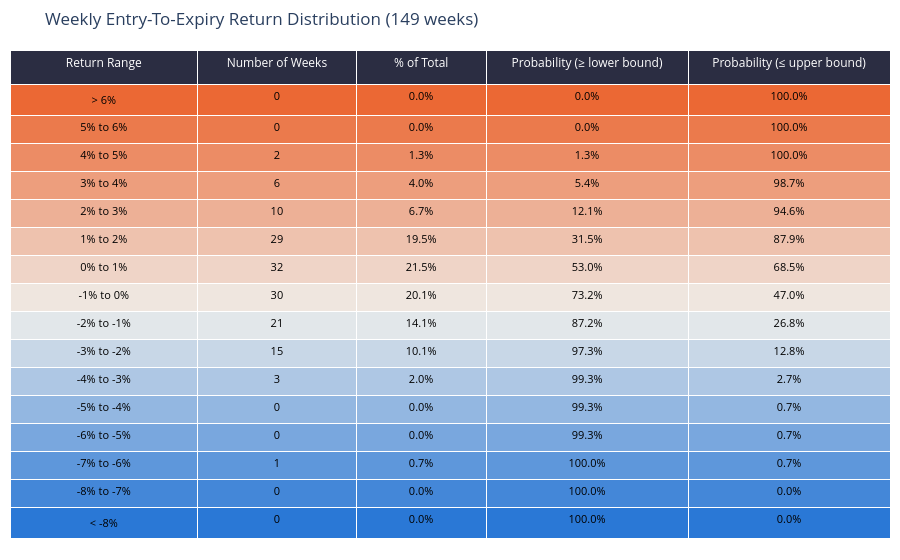

Notebook cell for this chart:
### Markdown cell above
## Return Distribution — Entry-To-Expiry Close Move %

Every weekly `expiry_move_pct` bucketed into 1% return ranges, ordered best to worst, with the probability of landing at or beyond each bound — the same shape as a broker's option-probability table. Colour runs warm for gains, cool for losses, neutral through the middle.

### Code cell
edges = np.arange(LOWER_TAIL, UPPER_TAIL + BIN_WIDTH, BIN_WIDTH)
bin_edges = [-np.inf, *edges, np.inf]

labels = [f"< {LOWER_TAIL:.0f}%"]
labels += [f"{lo:.0f}% to {hi:.0f}%" for lo, hi in zip(edges[:-1], edges[1:])]
labels.append(f"> {UPPER_TAIL:.0f}%")

bucket = pd.cut(moves["expiry_move_pct"], bins=bin_edges, labels=labels, right=False)
dist = bucket.value_counts().reindex(labels[::-1]).rename("periods").to_frame()   # best bucket first

total = int(dist["periods"].sum())
dist["pct_of_total"] = dist["periods"] / total * 100
dist["prob_at_least"] = dist["periods"].cumsum() / total * 100          # P(return >= bucket lower bound)
dist["prob_at_most"] = 100 - dist["prob_at_least"] + dist["pct_of_total"]  # P(return <= bucket upper bound)


def diverging(n: int) -> list[str]:
    """Warm (best) to neutral to cool (worst), matching the up/down poles used throughout."""
    colors = []
    for t in np.linspace(1.0, -1.0, n):
        pole = UP_COLOR if t >= 0 else DOWN_COLOR
        mix = abs(t)
        colors.append("rgb({},{},{})".format(*[int(NEUTRAL[i] + (pole[i] - NEUTRAL[i]) * mix) for i in range(3)]))
    return colors


row_colors = diverging(len(dist))

fig = go.Figure(
    data=[
        go.Table(
            columnwidth=[130, 110, 90, 140, 140],
            header=dict(
                values=[
                    "Return Range", "Number of Weeks", "% of Total",
                    "Probability (≥ lower bound)", "Probability (≤ upper bound)",
                ],
                fill_color=HEADER_FILL,
                font=dict(color="white", size=12),
                align="center",
                height=34,
            ),
            cells=dict(
                values=[
                    dist.index,
                    dist["periods"],
                    dist["pct_of_total"].map("{:.1f}%".format),
                    dist["prob_at_least"].map("{:.1f}%".format),
                    dist["prob_at_most"].map("{:.1f}%".format),
                ],
                fill_color=[row_colors] * 5,
                font=dict(color="black", size=11),
                align="center",
                height=28,
            ),
        )
    ]
)
fig.update_layout(
    title=f"Weekly Entry-To-Expiry Return Distribution ({total} weeks)",
    height=560,
    margin=dict(t=50, b=10, l=10, r=10),
)
fig.show()

### Figure 1 — Plotly figure (JSON) as saved in the notebook; plotly's stock layout.template omitted (floating-point values rounded to 4 significant figures)
{"data": [{"cells": {"align": "center", "fill": {"color": [["rgb(235,104,52)", "rgb(235,122,76)", "rgb(236,140,101)", "rgb(237,158,125)", "rgb(237,176,150)", "rgb(238,194,174)", "rgb(239,212,199)", "rgb(239,230,223)", "rgb(226,231,234)", "rgb(200,215,231)", "rgb(174,199,228)", "rgb(147,183,225)", "rgb(121,167,222)", "rgb(94,151,219)", "rgb(68,135,216)", "rgb(42,120,214)"], ["rgb(235,104,52)", "rgb(235,122,76)", "rgb(236,140,101)", "rgb(237,158,125)", "rgb(237,176,150)", "rgb(238,194,174)", "rgb(239,212,199)", "rgb(239,230,223)", "rgb(226,231,234)", "rgb(200,215,231)", "rgb(174,199,228)", "rgb(147,183,225)", "rgb(121,167,222)", "rgb(94,151,219)", "rgb(68,135,216)", "rgb(42,120,214)"], ["rgb(235,104,52)", "rgb(235,122,76)", "rgb(236,140,101)", "rgb(237,158,125)", "rgb(237,176,150)", "rgb(238,194,174)", "rgb(239,212,199)", "rgb(239,230,223)", "rgb(226,231,234)", "rgb(200,215,231)", "rgb(174,199,228)", "rgb(147,183,225)", "rgb(121,167,222)", "rgb(94,151,219)", "rgb(68,135,216)", "rgb(42,120,214)"], ["rgb(235,104,52)", "rgb(235,122,76)", "rgb(236,140,101)", "rgb(237,158,125)", "rgb(237,176,150)", "rgb(238,194,174)", "rgb(239,212,199)", "rgb(239,230,223)", "rgb(226,231,234)", "rgb(200,215,231)", "rgb(174,199,228)", "rgb(147,183,225)", "rgb(121,167,222)", "rgb(94,151,219)", "rgb(68,135,216)", "rgb(42,120,214)"], ["rgb(235,104,52)", "rgb(235,122,76)", "rgb(236,140,101)", "rgb(237,158,125)", "rgb(237,176,150)", "rgb(238,194,174)", "rgb(239,212,199)", "rgb(239,230,223)", "rgb(226,231,234)", "rgb(200,215,231)", "rgb(174,199,228)", "rgb(147,183,225)", "rgb(121,167,222)", "rgb(94,151,219)", "rgb(68,135,216)", "rgb(42,120,214)"]]}, "font": {"color": "black", "size": 11}, "height": 28, "values": [["> 6%", "5% to 6%", "4% to 5%", "3% to 4%", "2% to 3%", "1% to 2%", "0% to 1%", "-1% to 0%", "-2% to -1%", "-3% to -2%", "-4% to -3%", "-5% to -4%", "-6% to -5%", "-7% to -6%", "-8% to -7%", "< -8%"], [0, 0, 2, 6, 10, 29, 32, 30, 21, 15, 3, 0, 0, 1, 0, 0], ["0.0%", "0.0%", "1.3%", "4.0%", "6.7%", "19.5%", "21.5%", "20.1%", "14.1%", "10.1%", "2.0%", "0.0%", "0.0%", "0.7%", "0.0%", "0.0%"], ["0.0%", "0.0%", "1.3%", "5.4%", "12.1%", "31.5%", "53.0%", "73.2%", "87.2%", "97.3%", "99.3%", "99.3%", "99.3%", "100.0%", "100.0%", "100.0%"], ["100.0%", "100.0%", "100.0%", "98.7%", "94.6%", "87.9%", "68.5%", "47.0%", "26.8%", "12.8%", "2.7%", "0.7%", "0.7%", "0.7%", "0.0%", "0.0%"]]}, "columnwidth": [130, 110, 90, 140, 140], "header": {"align": "center", "fill": {"color": "#2b2d42"}, "font": {"color": "white", "size": 12}, "height": 34, "values": ["Return Range", "Number of Weeks", "% of Total", "Probability (≥ lower bound)", "Probability (≤ upper bound)"]}, "type": "table"}], "layout": {"height": 560, "margin": {"b": 10, "l": 10, "r": 10, "t": 50}, "title": {"text": "Weekly Entry-To-Expiry Return Distribution (149 weeks)"}}}
